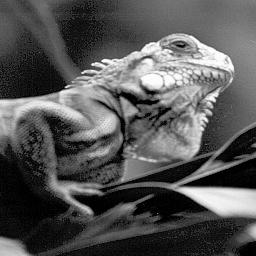
#> input picture 8VO SEMESTRE/PROCESAMIENTO IMAGENES/code_lab_dip_4/lab_dip_4/code/and1.JPG, 256 x 256 px
$ python preprocesamiento_lab_4.py
#> lines starting #> are read from the running program, lines starting #| are printed output that depends on the picture
#> the answer given: 1
'''
//**********************************************************//
//                    LABORATORIO 4                         //
//      MANEJO DE OPERADORES DE PRE-PROCESAMIENTO           //
//         	                                            //
//**********************************************************//

la práctica se enfoca en el manejo de Operadores de Pre-procesamiento,
esto es: operadores aritméticos, operadores lógicos, selección de un
ROI, binarización, y dos pequeñas aplicaciones de: Realzado de brillo
a un ROI y Detección simple de Movimiento.
'''

import cv2

#Funcion para cargar un archivo de imagen
def inputImg(message="\tPath de la imagen: "):
    while (True):
        path = input (message)
#> the answer given: and1.JPG
        try:
            return cv2.imread(path, 1)
#> returned value is the input picture: shape (256, 256, 3); min 0, max 255, mean 85.1
        except:
            print ("\n\tRuta invalida")


print("\n*****************************************************************  ");
print("\n*\t     L A B O R A T O R I O    No. 4    D E \t\t*");
print("\n*\t\tPROCESAMIENTO DIGITAL DE IMAGENES\t\t*");
print("\n*   Manejo de Operadores Aritméticos, Lógicos, ROI, Threshold   *");
print("\n*                 y Aplicaciones básicas \t\t\t*");
print("\n*****************************************************************\n\n\n");

while(True):

    print("\t0. Salir\n\t1. Operador ADD\n\t2. Operador AND"+
          "\n\t3. Operador OR\n\t4. Operador XOR\n\t5. Operador"+
          " NOT\n\t6. Selección ROI\n\t7. Binarización\n\t"+
          "8. Aplicación#1 = Realzado de Brillo - ROI\n\t"+
          "9. Aplicación#2 = Simple Motion Detection\n\t"+
          "10. Copiar una región de una imagen")

    op = input("\n\t\tIngrese la opción --> ")


    if (op == '0'):
        break

    elif (op == '1'):
        print("\n\tOperador ADD")
        img1 = inputImg("\tPath 1era imagen: ")
        img2 = inputImg("\tPath 2da imagen: ")
#> the answer given: image.JPG
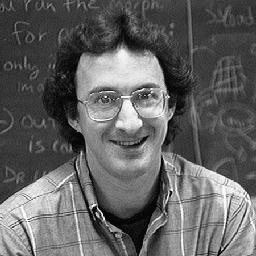
#> input picture 8VO SEMESTRE/PROCESAMIENTO IMAGENES/code_lab_dip_4/lab_dip_4/code/image.JPG, 256 x 256 px
#> in inputImg, returned value is the input picture: shape (256, 256, 3); min 0, max 255, mean 97.8


        cv2.imshow("Img1", img1)
        cv2.imshow("Img2", img2)
        cv2.waitKey(0)
        cv2.destroyWindow("Img2")

        img3 = cv2.add(img1, img2)
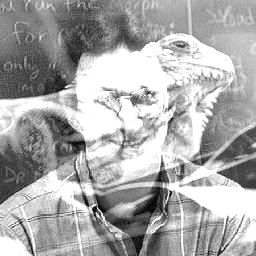
#> img3: shape (256, 256, 3); min 0, max 255, mean 169.6
#> the answer given: 1
#> the answer given: image.JPG
#> (the run stopped early here; a loop or call above may not have finished)
